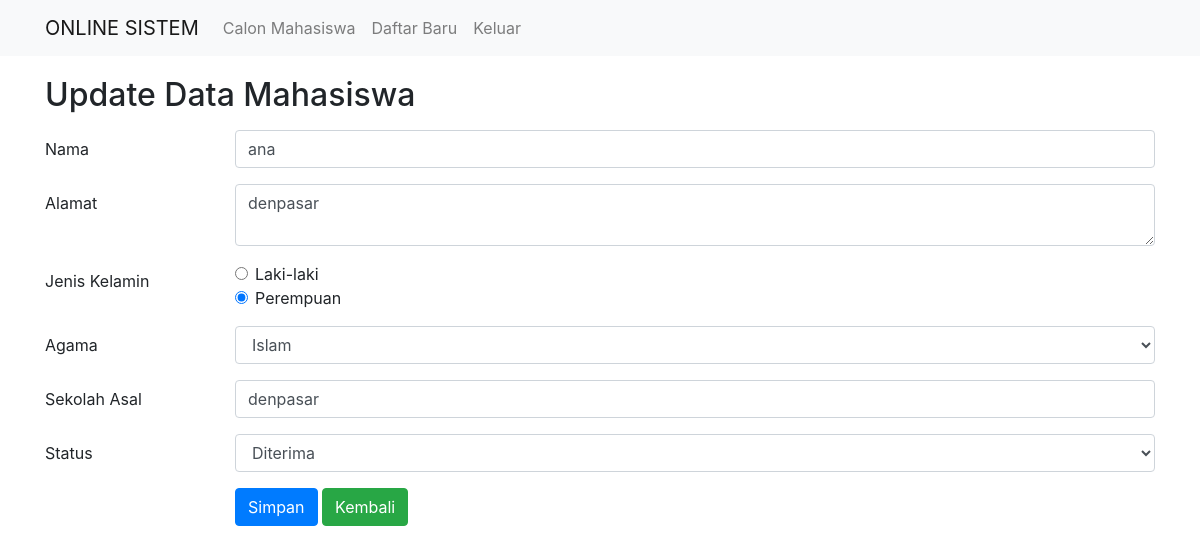
The app's page /index.php?fungsi=update&id_siswa=27 (signed in) with its own data.
### tables this page shows
CREATE TABLE `siswa` (
  `id_siswa` int(11) NOT NULL,
  `nama_siswa` varchar(50) NOT NULL,
  `alamat` varchar(150) NOT NULL,
  `jenis_kelamin` enum('L','P') NOT NULL,
  `agama` varchar(20) NOT NULL,
  `sekolah_asal` varchar(50) NOT NULL,
  `username` varchar(5) NOT NULL,
  `status` varchar(50) NOT NULL
);

### index.php (the view, shortened to what this page needs)
<?php
$admin = $_SESSION["admin"];
?>
<!DOCTYPE html>
<html>
<head>
	<link rel="stylesheet"
	href="https://stackpath.bootstrapcdn.com/bootstrap/4.4.1/css/bootstrap.min.css"
>
</head>
<body>
	<nav class="navbar navbar-expand-lg navbar-light bg-light">
		<div class="container">
			<a class="navbar-brand" href="index.php">ONLINE SISTEM</a>
			<div class="collapse navbar-collapse" id="navbarSupportedContent">
				<ul class="navbar-nav mr-auto">
					<?php if ($admin == 0) { ?>
						<li class="nav-item">
							<a class="nav-link" href="index.php?fungsi=getDataByUser">Data Saya</a>
						</li>
					<?php } else { ?>
						<li class="nav-item">
							<a class="nav-link" href="index.php?fungsi=read">Calon Mahasiswa</a>
						</li>
						<li class="nav-item">
							<a class="nav-link" href="index.php?fungsi=create">Daftar Baru</a>
						</li>
					<?php } ?>
					<li class="nav-item">
						<a class="nav-link" href="index.php?fungsi=logout">Keluar</a>
					</li>
				</ul>
			</div>
		</div>
	</nav>
<?php
include('koneksi.php');
if (isset($_GET['fungsi'])){
	switch($_GET['fungsi']){
		case "update":
			update($koneksi);
			break;
	}
} else {
	mainpage();
}
?>
<?php
function update($koneksi){
	$id_siswa = (isset($_POST['id_siswa'])) ? $_POST['id_siswa'] : '' ;
	$nama_siswa = (isset($_POST['nama_siswa'])) ? $_POST['nama_siswa'] : '' ;
	$alamat = (isset($_POST['alamat'])) ? $_POST['alamat'] : '';
	$jenis_kelamin = (isset($_POST['jenis_kelamin'])) ? $_POST['jenis_kelamin'] : '';
	$agama = (isset($_POST['agama'])) ? $_POST['agama'] : '';
	$sekolah_asal = (isset($_POST['sekolah_asal'])) ? $_POST['sekolah_asal'] : '';
	$status = (isset($_POST['status'])) ? $_POST['status'] : '';
	if (isset($_POST['btn_simpan'])){
		if(!empty($nama_siswa) && !empty($alamat) && !empty($jenis_kelamin) && !empty($agama) && !empty($sekolah_asal)){
			$sql= "UPDATE siswa SET nama_siswa='$nama_siswa', alamat='$alamat', jenis_kelamin='$jenis_kelamin', agama='$agama', sekolah_asal='$sekolah_asal', status='$status' WHERE id_siswa='$id_siswa'";
			$update = mysqli_query($koneksi, $sql);
			if($update && isset($_GET['fungsi'])){
				if($_GET['fungsi'] == 'update'){
					header('location: index.php?fungsi=update_success');
				}
			}
		} else {
			$pesan = "Tidak dapat menyimpan, data belum lengkap!";
		}
	} else {
		$id_siswa = $_GET['id_siswa'];
		$sql_mahasiswa ="SELECT * FROM siswa WHERE id_siswa=" . $id_siswa;
		$query_mahasiswa = mysqli_query($koneksi, $sql_mahasiswa);
		$data_mahasiswa = mysqli_fetch_assoc($query_mahasiswa);
	}
?>
<div class="container" style="margin-top:20px">
	<h2>Update Data Mahasiswa</h2>
	<form action="index.php?fungsi=update" method="post">
		<div class="form-group row">
			<label class="col-sm-2 col-form-label">Nama</label>
			<div class="col-sm-10">
				<input type="text" name="nama_siswa" class="form-control" size="4" value="<?php echo $data_mahasiswa['nama_siswa']; ?>" required>
			</div>
		</div>
		<div class="form-group row">
			<label class="col-sm-2 col-form-label">Alamat</label>
			<div class="col-sm-10">
				<textarea name="alamat" class="form-control" required><?php echo $data_mahasiswa['alamat']; ?></textarea>
			</div>
		</div>
		<div class="form-group row">
			<label class="col-sm-2 col-form-label">Jenis Kelamin</label>
			<div class="col-sm-10">
				<div class="form-check">
				<input type="radio" class="form-check-input" name="jenis_kelamin" value="L" <?php if ($data_mahasiswa['jenis_kelamin'] == 'L') { echo 'checked';}   ?> required>
				<label class="form-check-label">Laki-laki</label>
				</div>
				<div class="form-check">
				<input type="radio" class="form-check-input" name="jenis_kelamin" value="P" <?php if ($data_mahasiswa['jenis_kelamin'] == 'P') { echo 'checked';}   ?> required>
				<label class="form-check-label">Perempuan</label>
				</div>
			</div>
		</div>
		<div class="form-group row">
			<label class="col-sm-2 col-form-label">Agama</label>
			<div class="col-sm-10">
				<select name="agama" class="form-control" required>
					<option value="Islam" <?php if($data_mahasiswa['agama'] == 'Islam' ) {echo 'selected'; }  ?>>Islam</option>
				</select>
			</div>
		</div>
		<div class="form-group row">
			<label class="col-sm-2 col-form-label">Sekolah Asal</label>
			<div class="col-sm-10">
				<input type="text" name="sekolah_asal" class="form-control" value="<?php echo $data_mahasiswa['sekolah_asal']; ?>" required>
			</div>
		</div>
		<div class="form-group row">
			<label class="col-sm-2 col-form-label">Status</label>
			<div class="col-sm-10">
				<select name="status" class="form-control" required>
					<option value="Diterima" <?php if($data_mahasiswa['status'] == 'Diterima' ) {echo 'selected'; }  ?>>Diterima</option>
				</select>
			</div>
		</div>
		<div class="form-group row">
			<label class="col-sm-2 col-form-label">&nbsp;</label>
			<div class="col-sm-10">
				<input type="submit" name="btn_simpan" class="btn btn-primary" value="Simpan">
				<a href="index.php" class="btn btn-success" role="button">Kembali</a>
			</div>
		</div>
	</form>
</div>
<?php
	}
?>
</body>
</html>

### records on screen
siswa: nama_siswa "ana", alamat "denpasar", jenis_kelamin "☑", agama "Islam", sekolah_asal "denpasar", status "Diterima"
